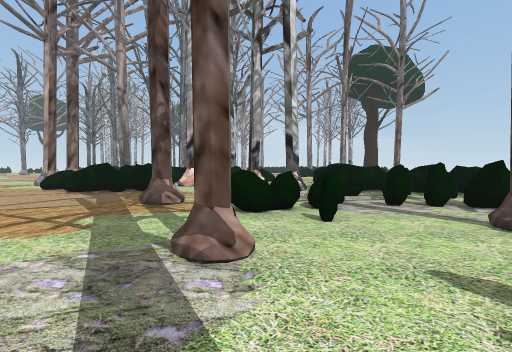
View 1 (above)

24 first-person views from a walk through a scene from a Unity 3-D project. The camera is 1.5 m above the floor, tilts 2° down and sees 90° across. The floor is counted in squares, 2 m on a side. Each view is taken from the middle of a square. On the plan, view 1 faces up. The plan holds only what a view shows up to about 9 squares ahead; the rest is blank. The place goes on beyond the plan. The player is left out.

View 2
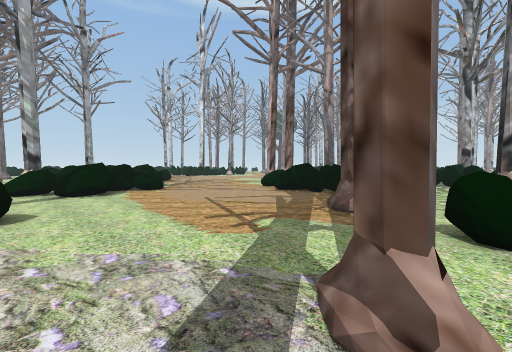

View 3
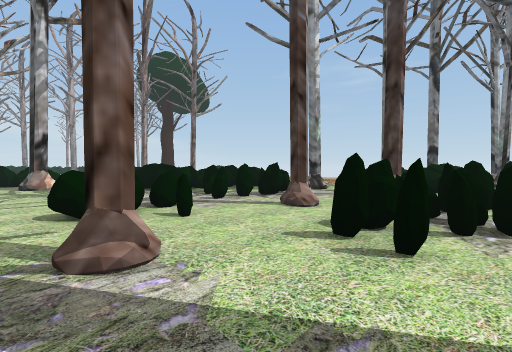

View 4
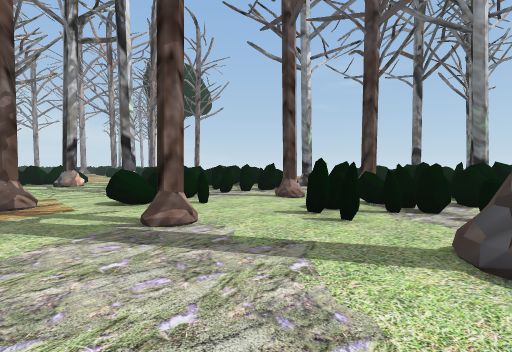

View 5
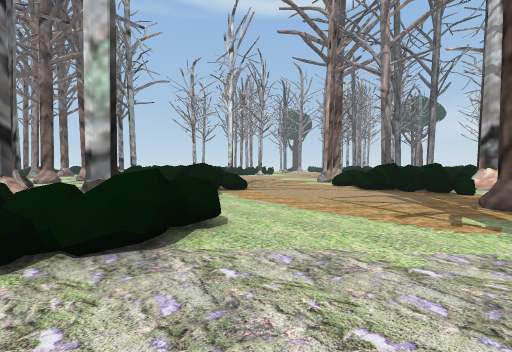

View 6
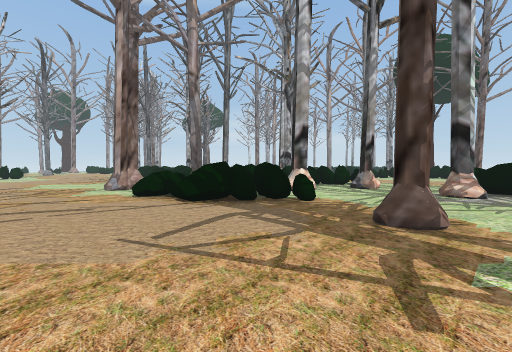

View 7
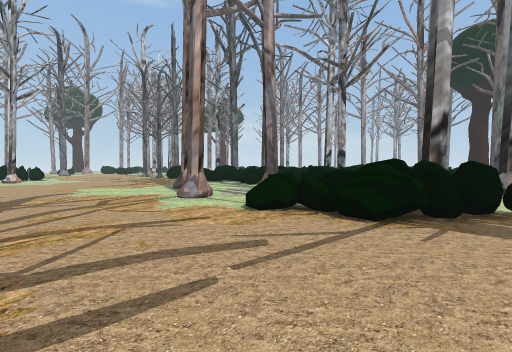

View 8
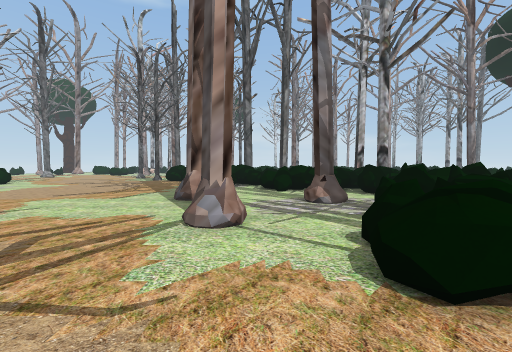

View 9
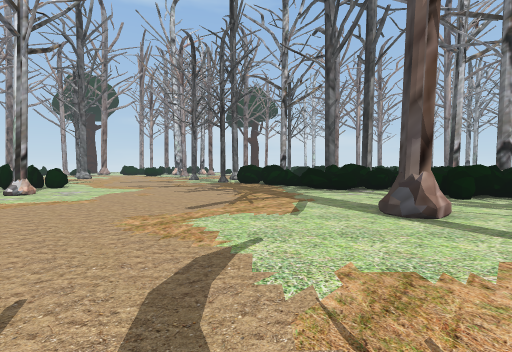

View 10
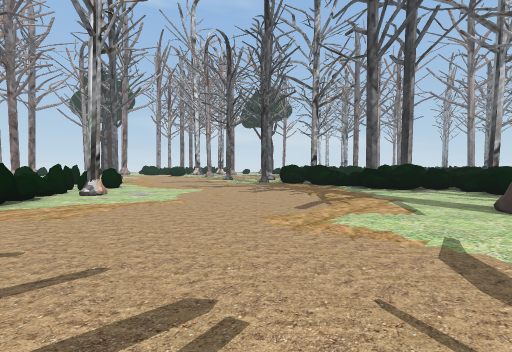

View 11
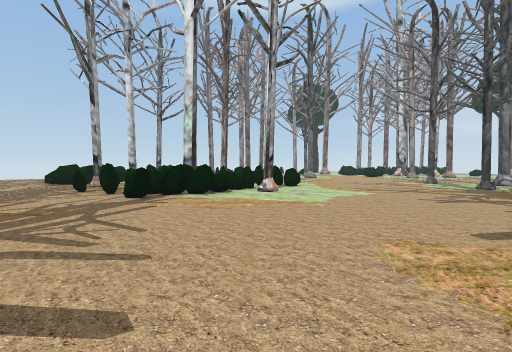

View 12
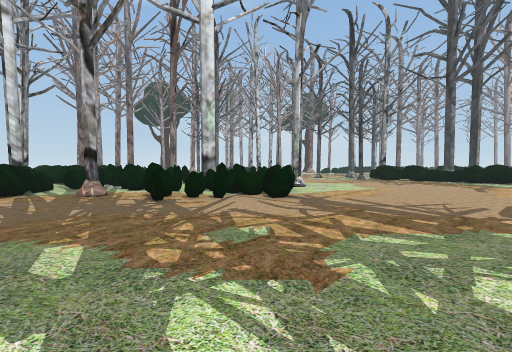

View 13
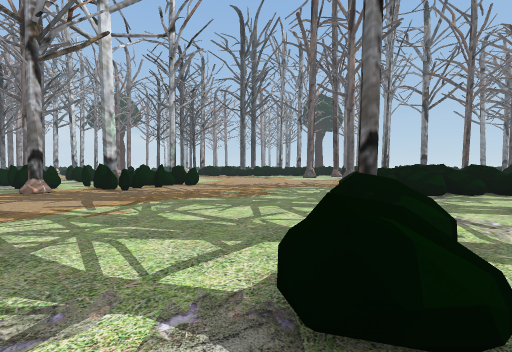

View 14
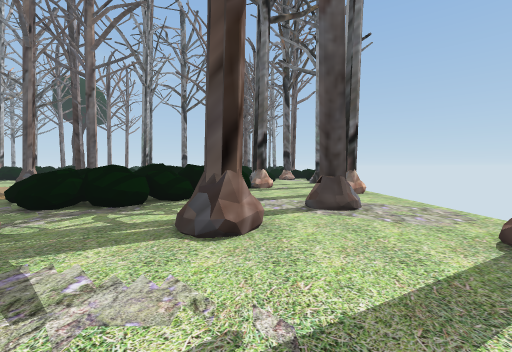

View 15
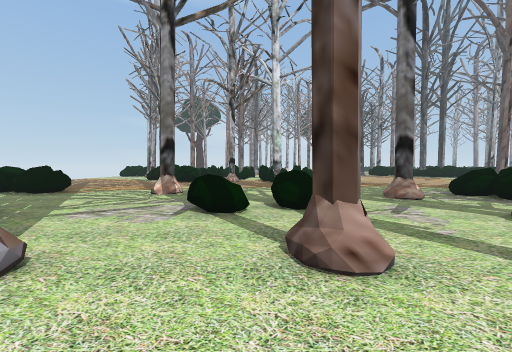

View 16
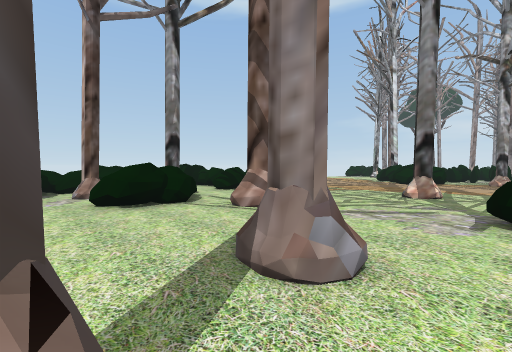

View 17
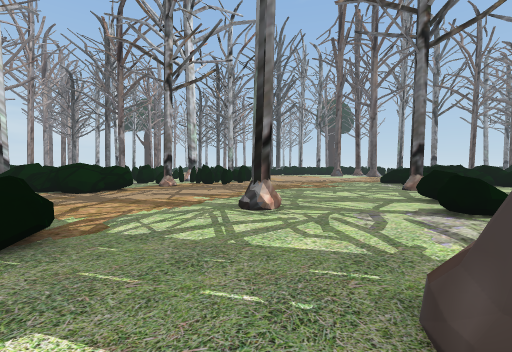

View 18
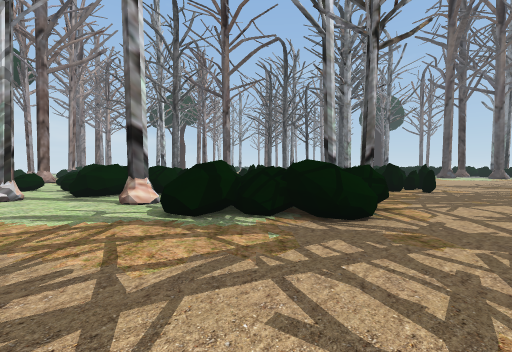

View 19
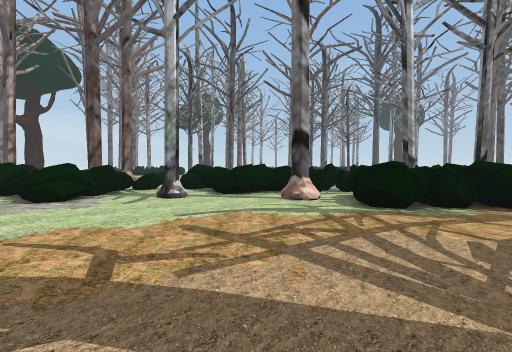

View 20
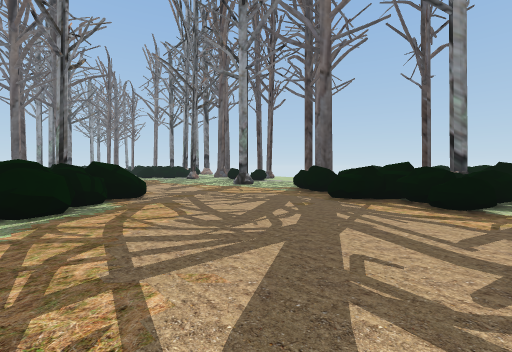

View 21
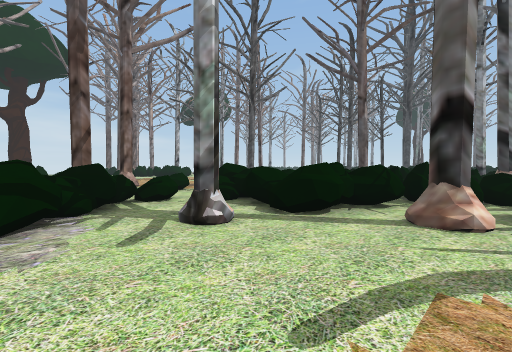

View 22
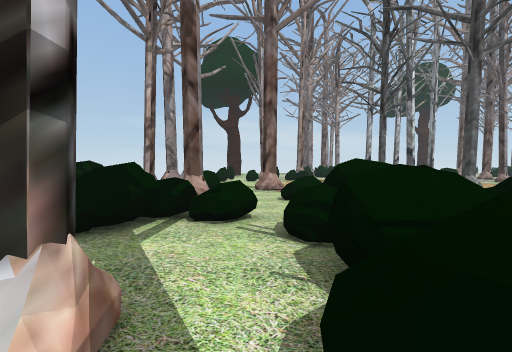

View 23
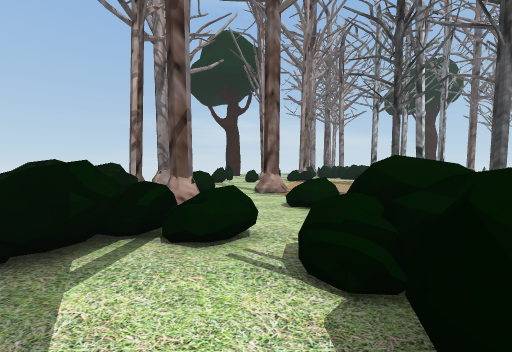

View 24
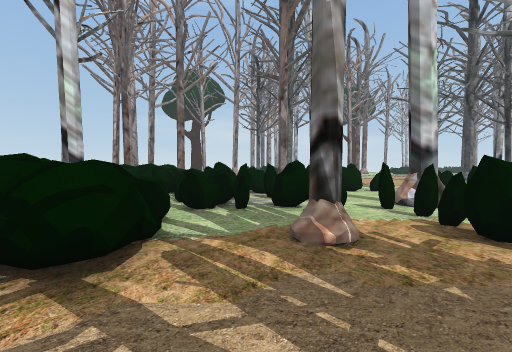

### Floor plan
Key: @ floor where view 1 was taken; # wall or solid block; x gap in a wall; . main floor; : floor 0.25 m higher than the main floor; = window, fence, low wall or low ledge; ^ raised ledge.
Columns run from 35 left of view 1 to 9 right of it. Each row starts with its distance up from view 1.
 25    ^...
 24   #....
 23  #^x..^
 22  ^^  ..              #.
 21  # ^^^.              .^
 20  .^^..^^^           ...
 19  .^...##^    #     ....
 18  ...#.^^##=#x##=#........^#^=#^
 17  .....^^##=^.. x..........^^^^
 16  .....######.. ##...........^^^
 15  ......#==####.x^...........###^#
 14  .....^^=..=.####.............#^
 13  .....=^^^...=#=x.........#..x#^#
 12  ......^^^...##...............##=
 11  ............................=###..#
 10  ............................#^##... .^
  9  ..................... .....==^#....#^^
  8  .^^^...............    ......##=.....#^
  7  ^^# ^^............^     .............##^^
  6  ^^ ^.^..#........^^ =    ............###
  5  #^ ^...........#.^#^^^    ......#..=.### #
  4   # ^......=.^.....^#     ^=.......^#...#..
  3   # =..#...=.......^^     ^#..........#..
  2   ^  ^^.........#.....#   ^^.......#...    =#
  1  ^# # ^...#..#....:....   ^...=......####  x
  0 =^^...=....... ........     #.^....@..###=#
 -1       ....#..   ....##     ^=^^.....#.# ###

Where each view was taken, in squares from view 1:
view 1: 0 up, 0 right, facing up
view 2: 1 up, 0 right, facing up-left
view 3: 0 up, 1 left, facing up-right
view 4: 1 down, 2 left, facing up-right
view 5: 1 down, 2 left, facing up-left
view 6: 2 up, 4 left, facing up
view 7: 4 up, 7 left, facing up
view 8: 7 up, 8 left, facing up
view 9: 9 up, 12 left, facing up
view 10: 9 up, 14 left, facing up
view 11: 10 up, 13 left, facing up-left
view 12: 6 up, 20 left, facing up
view 13: 3 up, 25 left, facing up-right
view 14: 2 up, 22 left, facing right
view 15: 1 down, 23 left, facing up
view 16: 1 down, 24 left, facing up-left
view 17: 3 up, 29 left, facing up-right
view 18: 10 up, 31 left, facing up-right
view 19: 12 up, 34 left, facing up-right
view 20: 14 up, 34 left, facing down-right
view 21: 15 up, 33 left, facing up-right
view 22: 17 up, 30 left, facing up
view 23: 18 up, 30 left, facing up
view 24: 10 up, 25 left, facing up
